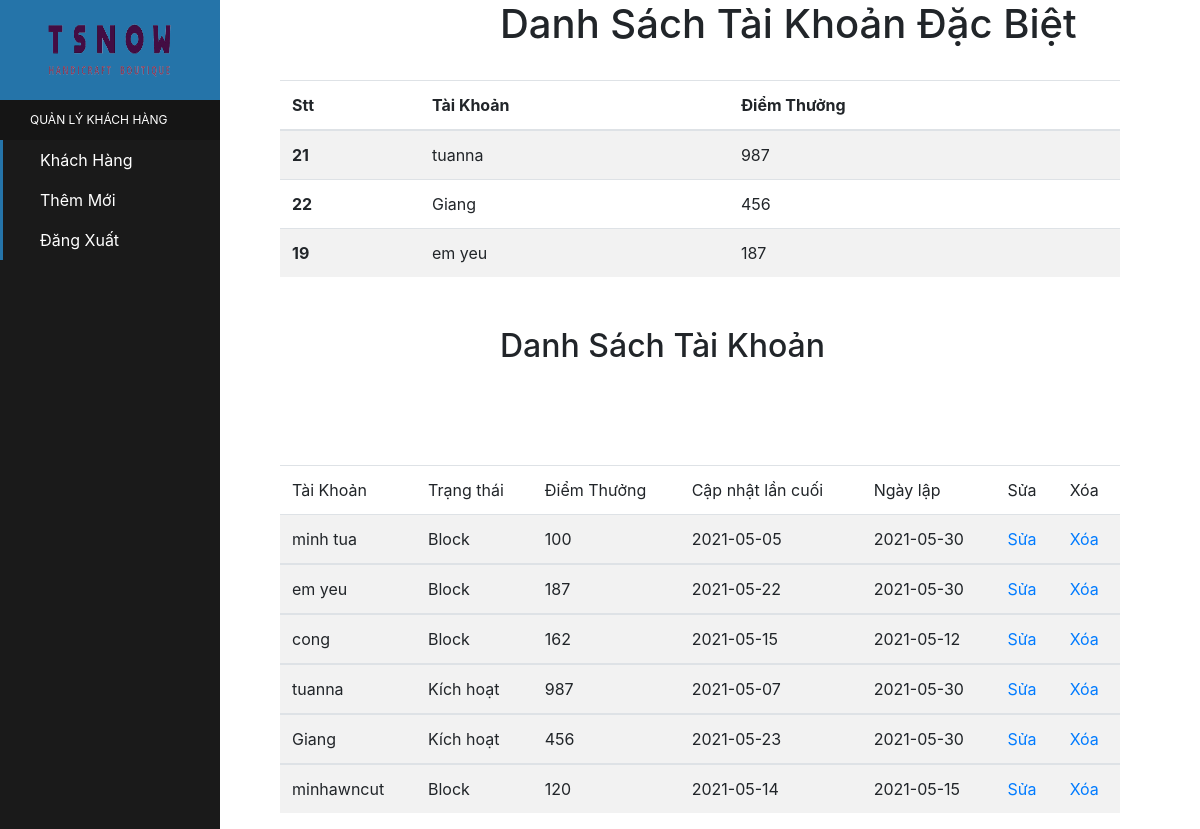
The page /tongquan.php on the database its author committed.
### tables this page shows
CREATE TABLE `user` (
  `id` int(11) NOT NULL,
  `username` varchar(100) DEFAULT NULL,
  `password` varchar(150) DEFAULT NULL,
  `status` tinyint(4) DEFAULT NULL,
  `created_time` date DEFAULT NULL,
  `last_updated` date DEFAULT NULL,
  `point` int(11) DEFAULT NULL
);

### tongquan.php (the view, shortened to what this page needs)
<!DOCTYPE html>
<html lang="en">
<head>
  <link rel="stylesheet" href="./CSS/sidebar.css">
  <link rel="stylesheet" href="https://stackpath.bootstrapcdn.com/bootstrap/4.1.3/css/bootstrap.min.css">
</head>
<body>
  <div class="sidebar-container">
    <div class="sidebar-logo">
      <a href="./admin.php">
        <img src="./assets/LOGO.png" width="160" , height="80">
      </a>
    </div>
    <ul class="sidebar-navigation">
      <li class="header">Quản lý Khách Hàng</li>
      <li>
        <a href="./tongquan.php">
          <i class="fa fa-home" aria-hidden="true"></i> Khách Hàng
        </a>
      </li>
      <li>
        <a href="./addNewUser.php">
          <i class="fa fa-users" aria-hidden="true"></i> Thêm Mới
        </a>
      </li>
      <li>
        <a href="./login.php">
          <i class="fa fa-tachometer" aria-hidden="true"></i>Đăng Xuất
        </a>
      </li>
    </ul>
  </div>
  <body>
    <div>
      <h1 style="margin-left: 500px;">Danh Sách Tài Khoản Đặc Biệt</h1>
      <?php
      include './connection.php';
      $result = mysqli_query($conn, "SELECT *
      from user
      order by point desc
      limit 3");
      ?>
      <table class="table table-striped" style="margin-left: 280px; width: 70%"> >
        <thead>
          <tr>
            <th scope="col">Stt</th>
            <th scope="col">Tài Khoản</th>
            <th scope="col">Điểm Thưởng</th>
          </tr>
        </thead>
        <tbody>
          <?php
          while ($row = mysqli_fetch_array($result)) {
          ?>
            <tr>
              <th scope="row"><?= $row['id'] ?></th>
              <td><?= $row['username'] ?></td>
              <td><?= $row['point'] ?></td>
            </tr>
          <?php } ?>
        </tbody>
      </table>
    </div>
    <?php
    include './connection.php';
    $result = mysqli_query($conn, "SELECT * FROM user");
    ?>
    <div id="user-info">
      <h2 style="margin-left: 500px; margin-top:50px ">Danh Sách Tài Khoản</h2>
      <table id="user-listing" class="table table-striped" style="margin-left: 280px; width: 70%; margin-top:100px ">
        <thead>
          <tr>
            <td onclick="w3.sortHTML('#user-listing', '.item', 'td:nth-child(1)')" scope="col">Tài Khoản</td>
            <td onclick="w3.sortHTML('#user-listing', '.item', 'td:nth-child(2)')" scope="col">Trạng thái</td>
            <td onclick="w3.sortHTML('#user-listing', '.item', 'td:nth-child(4)')" scope="col">Điểm Thưởng</td>
            <td onclick="w3.sortHTML('#user-listing', '.item', 'td:nth-child(3)')" scope="col">Cập nhật lần cuối</td>
            <td onclick="w3.sortHTML('#user-listing', '.item', 'td:nth-child(4)')" scope="col">Ngày lập</td>
            <td scope="col">Sửa</td>
            <td scope="col">Xóa</td>
          </tr>
        </thead>
        <?php
        while ($row = mysqli_fetch_array($result)) {
        ?>
          <tbody>
            <tr class="item">
              <td><?= $row['username'] ?></td>
              <td><?= $row['status'] == 1 ? "Kích hoạt" : "Block" ?></td>
              <td><?= $row['point'] ?></td>
              <td><?= $row['last_updated'] ?></td>
              <td><?= $row['created_time'] ?></td>
              <td><a href="./edit_user.php?id=<?= $row['id'] ?>">Sửa</a></td>
              <td><a href="./delete_user.php?id=<?= $row['id'] ?>">Xóa</a></td>
            </tr>
          </tbody>
        <?php } ?>
      </table>
    </div>
  </body>
</html>

### CSS/sidebar.css (style rules this page uses)
.sidebar-container { position: fixed; width: 220px; height: 100%; left: 0; overflow-x: hidden; overflow-y: auto; background: #1a1a1a; color: #fff; }
.sidebar-logo { padding: 10px 15px 10px 30px; font-size: 20px; background-color: #2574A9; }
.sidebar-navigation { padding: 0; margin: 0; list-style-type: none; position: relative; }
.sidebar-navigation li { background-color: transparent; position: relative; display: inline-block; width: 100%; line-height: 20px; }
.sidebar-navigation li a { padding: 10px 15px 10px 30px; display: block; color: #fff; }
.sidebar-navigation li::before { background-color: #2574A9; position: absolute; content: ''; height: 100%; left: 0; top: 0; -webkit-transition: width 0.2s ease-in; transition: width 0.2s ease-in; width: 3px; z-index: -1; }
.sidebar-navigation .header { font-size: 12px; text-transform: uppercase; background-color: #151515; padding: 10px 15px 10px 30px; }
.sidebar-navigation .header::before { background-color: transparent; }

### rows shown on the page
user: id "21", username "tuanna", point "987", status "Kích hoạt", last_updated "2021-05-07", created_time "2021-05-30"
user: id "22", username "Giang", point "456", status "Kích hoạt", last_updated "2021-05-23", created_time "2021-05-30"
user: id "19", username "em yeu", point "187", status "Block", last_updated "2021-05-22", created_time "2021-05-30"
user: username "minh tua", status "Block", point "100", last_updated "2021-05-05", created_time "2021-05-30"
user: username "cong", status "Block", point "162", last_updated "2021-05-15", created_time "2021-05-12"
user: username "minhawncut", status "Block", point "120", last_updated "2021-05-14", created_time "2021-05-15"
